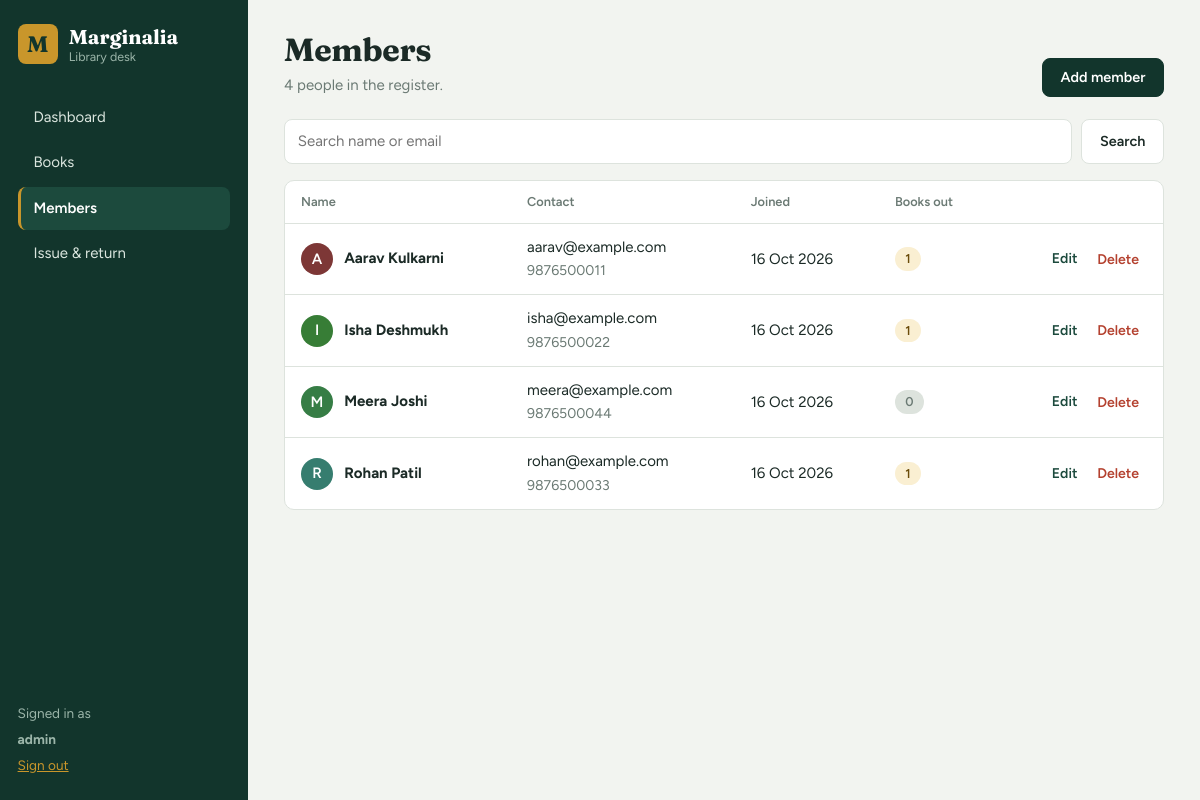
The app's page /members (signed in) with its own data.
### tables this page shows
CREATE TABLE members(
  id INTEGER PRIMARY KEY AUTOINCREMENT, name TEXT NOT NULL, email TEXT,
  phone TEXT, joined TEXT, password TEXT);

### app.py (the view)
@app.route("/members")
@admin_required
def members():
    term = request.args.get("q", "").strip()
    rows = q("""SELECT m.*, (SELECT COUNT(*) FROM issues i WHERE i.member_id=m.id AND i.returned IS NULL) AS out
                FROM members m WHERE m.name LIKE ? OR m.email LIKE ? ORDER BY m.name""", (f"%{term}%",) * 2)
    return render_template("members.html", members=rows, term=term)

### app.py (called while the page is built)
def db():
    if "db" not in g:
        g.db = sqlite3.connect(DB)
        g.db.row_factory = sqlite3.Row
    return g.db

def q(sql, args=(), one=False):
    cur = db().execute(sql, args)
    rows = cur.fetchall()
    return (rows[0] if rows else None) if one else rows

@app.template_filter("hue")
def hue(text):
    return sum(ord(c) * (i + 3) for i, c in enumerate(text)) % 360

@app.template_filter("pretty")
def pretty(iso):
    return date.fromisoformat(iso).strftime("%d %b %Y") if iso else "-"

@app.context_processor
def inject():
    return {"today": date.today().isoformat(), "FINE": FINE_PER_DAY}

def admin_required(f):
    @wraps(f)
    def wrapper(*a, **kw):
        if not session.get("user"):
            return redirect(url_for("login", next=request.path))
        if session.get("role") != "admin":
            return redirect(url_for("me"))
        return f(*a, **kw)
    return wrapper

### templates/members.html (shortened to what this page needs)
{% extends "base.html" %}
{% block content %}
<header class="head"><div><h1>Members</h1><p class="sub">{{ members|length }} people in the register.</p></div>
<a class="btn primary" href="{{ url_for('member_new') }}">Add member</a></header>
<form class="filters" method="get"><input name="q" value="{{ term }}" placeholder="Search name or email" aria-label="Search members"><button class="btn">Search</button></form>
<section class="panel flush">
<table class="rows"><thead><tr><th>Name</th><th>Contact</th><th>Joined</th><th>Books out</th><th></th></tr></thead><tbody>
{% for m in members %}
<tr><td><span class="avatar" style="--h:{{ m.name|hue }}">{{ m.name[0] }}</span><b>{{ m.name }}</b></td>
<td>{{ m.email or '-' }}<br><span class="muted">{{ m.phone }}</span></td><td>{{ m.joined|pretty }}</td>
<td><span class="pill {{ 'warn' if m.out else '' }}">{{ m.out }}</span></td>
<td class="r"><a class="link" href="{{ url_for('member_edit', mid=m.id) }}">Edit</a>
<form method="post" action="{{ url_for('member_delete', mid=m.id) }}" data-confirm="Delete {{ m.name }}?"><button class="link danger">Delete</button></form></td></tr>
{% else %}<tr><td colspan="5" class="empty">No members found. Add someone to start lending.</td></tr>{% endfor %}
</tbody></table></section>
{% endblock %}

### static/style.css (style rules this page uses)
:root { --ink:#1b2a26; --muted:#6b7a74; --paper:#f2f4f0; --card:#fff; --line:#dde3dd; --pine:#12352c; --pine2:#1c4a3d; --brass:#c9962b; --brass-ink:#6b4c0a; --ok:#2f7d57; --bad:#b4412f; --r:10px; --serif:'Fraunces',Georgia,'Times New Roman',serif; --sans:'Figtree',system-ui,-apple-system,'Segoe UI',sans-serif; }
* { box-sizing:border-box }
body { margin:0;font:15px/1.55 var(--sans);background:var(--paper);color:var(--ink) }
h1,h2 { font-family:var(--serif);font-weight:700;margin:0;letter-spacing:-.01em }
h1 { font-size:2rem;line-height:1.15 }
a { color:inherit }
.head { display:flex;justify-content:space-between;align-items:flex-end;gap:1rem;flex-wrap:wrap;margin-bottom:1.4rem }
.sub { margin:.3rem 0 0;color:var(--muted) }
.btn { font:600 .9rem var(--sans);padding:.6rem 1.1rem;border-radius:8px;border:1px solid var(--line);background:var(--card);color:var(--ink);cursor:pointer;text-decoration:none;display:inline-block }
.btn.primary { background:var(--pine);border-color:var(--pine);color:#fff }
.panel { background:var(--card);border:1px solid var(--line);border-radius:var(--r);padding:1.3rem;margin-bottom:1.2rem }
.panel.flush { padding:0;overflow-x:auto }
table { width:100%;border-collapse:collapse }
th { text-align:left;font-size:.8rem;color:var(--muted);font-weight:600;padding:.7rem 1rem;border-bottom:1px solid var(--line) }
td { padding:.75rem 1rem;border-bottom:1px solid var(--line);vertical-align:middle }
tr:last-child td { border-bottom:0 }
.r { text-align:right }
.muted { color:var(--muted);font-size:.88rem }
td form { display:inline }
td.r { white-space:nowrap }
.link { background:none;border:0;font:600 .88rem var(--sans);color:var(--pine2);cursor:pointer;padding:.2rem .5rem;text-decoration:none }
.link.danger { color:var(--bad) }
.pill { display:inline-block;padding:.12rem .65rem;border-radius:99px;font-size:.8rem;font-weight:600;background:var(--line);color:var(--muted) }
.pill.warn { background:#faefd2;color:var(--brass-ink) }
.avatar { display:inline-grid;place-items:center;width:32px;height:32px;border-radius:50%;margin-right:.7rem;background:hsl(var(--h) 40% 35%);color:#fff;font-weight:600 }
.filters { display:flex;gap:.6rem;margin-bottom:1rem;flex-wrap:wrap }
input,select { font:inherit;padding:.6rem .8rem;border:1px solid var(--line);border-radius:8px;background:var(--card);color:var(--ink);width:100% }
.filters input { flex:1 1 260px;width:auto }
.rows tbody tr,.tile,.loan { animation:rise .5s ease backwards;animation-delay:calc(var(--n,0)*55ms) }
.btn { position:relative;overflow:hidden;transition:transform .15s,border-color .2s,background .2s }

### records on screen
members: name "A", name "Aarav Kulkarni", email "aarav@example.com", phone "9876500011", joined|pretty "16 Oct 2026", out "1"
members: name "I", name "Isha Deshmukh", email "isha@example.com", phone "9876500022", joined|pretty "16 Oct 2026", out "1"
members: name "M", name "Meera Joshi", email "meera@example.com", phone "9876500044", joined|pretty "16 Oct 2026", out "0"
members: name "R", name "Rohan Patil", email "rohan@example.com", phone "9876500033", joined|pretty "16 Oct 2026", out "1"

### other values on screen
{{ 'Library desk' if session.role=='admin' else 'Reader’s desk' }} "Library desk"
{{ session.user }} "admin"
{{ members|length }} "4"
